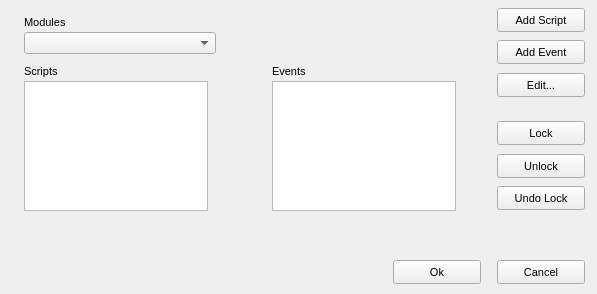
<?xml version="1.0"?>
<ui version="4.0">
  <class>ScriptWizardDialog</class>
  <widget class="QDialog" name="IDD_SCRIPTWIZ">
    <property name="geometry">
      <rect>
        <x>0</x>
        <y>0</y>
        <width>597</width>
        <height>294</height>
      </rect>
    </property>
    <property name="windowTitle">
      <string>ScriptWizard!</string>
    </property>
    <property name="font">
      <font>
        <family>Liberation Sans</family>
        <pointsize>8</pointsize>
        <bold>false</bold>
        <italic>false</italic>
      </font>
    </property>
    <property name="enabled">
      <bool>true</bool>
    </property>
    <property name="windowFlags">
      <set>Qt::Dialog|Qt::WindowCloseButtonHint</set>
    </property>
    <property name="minimumSize">
      <size>
        <width>597</width>
        <height>294</height>
      </size>
    </property>
    <property name="maximumSize">
      <size>
        <width>597</width>
        <height>294</height>
      </size>
    </property>
    <widget class="QPushButton" name="IDC_ADDSCRIPT">
      <property name="geometry">
        <rect>
          <x>497</x>
          <y>8</y>
          <width>88</width>
          <height>24</height>
        </rect>
      </property>
      <property name="text">
        <string>Add Script</string>
      </property>
      <property name="visible">
        <bool>true</bool>
      </property>
      <property name="enabled">
        <bool>true</bool>
      </property>
      <property name="default">
        <bool>false</bool>
      </property>
      <property name="autoDefault">
        <bool>false</bool>
      </property>
    </widget>
    <widget class="QLabel" name="IDC_STATIC">
      <property name="geometry">
        <rect>
          <x>24</x>
          <y>16</y>
          <width>184</width>
          <height>16</height>
        </rect>
      </property>
      <property name="text">
        <string>Modules</string>
      </property>
      <property name="visible">
        <bool>true</bool>
      </property>
      <property name="enabled">
        <bool>true</bool>
      </property>
      <property name="alignment">
        <set>Qt::AlignLeft</set>
      </property>
    </widget>
    <widget class="QComboBox" name="IDC_SCRMOD_BOX">
      <property name="maxVisibleItems">
        <number>5</number>
      </property>
      <property name="geometry">
        <rect>
          <x>24</x>
          <y>32</y>
          <width>192</width>
          <height>22</height>
        </rect>
      </property>
      <property name="visible">
        <bool>true</bool>
      </property>
      <property name="enabled">
        <bool>true</bool>
      </property>
      <property name="editable">
        <bool>false</bool>
      </property>
    </widget>
    <widget class="QPushButton" name="IDC_ADDEVENT">
      <property name="geometry">
        <rect>
          <x>497</x>
          <y>40</y>
          <width>88</width>
          <height>24</height>
        </rect>
      </property>
      <property name="text">
        <string>Add Event</string>
      </property>
      <property name="visible">
        <bool>true</bool>
      </property>
      <property name="enabled">
        <bool>true</bool>
      </property>
      <property name="default">
        <bool>false</bool>
      </property>
      <property name="autoDefault">
        <bool>false</bool>
      </property>
    </widget>
    <widget class="QLabel" name="IDC_STATIC_2">
      <property name="geometry">
        <rect>
          <x>24</x>
          <y>65</y>
          <width>184</width>
          <height>16</height>
        </rect>
      </property>
      <property name="text">
        <string>Scripts</string>
      </property>
      <property name="visible">
        <bool>true</bool>
      </property>
      <property name="enabled">
        <bool>true</bool>
      </property>
      <property name="alignment">
        <set>Qt::AlignLeft</set>
      </property>
    </widget>
    <widget class="QLabel" name="IDC_STATIC_3">
      <property name="geometry">
        <rect>
          <x>272</x>
          <y>65</y>
          <width>184</width>
          <height>16</height>
        </rect>
      </property>
      <property name="text">
        <string>Events</string>
      </property>
      <property name="visible">
        <bool>true</bool>
      </property>
      <property name="enabled">
        <bool>true</bool>
      </property>
      <property name="alignment">
        <set>Qt::AlignLeft</set>
      </property>
    </widget>
    <widget class="QPushButton" name="IDC_EDITSCRIPT">
      <property name="geometry">
        <rect>
          <x>497</x>
          <y>73</y>
          <width>88</width>
          <height>24</height>
        </rect>
      </property>
      <property name="text">
        <string>Edit...</string>
      </property>
      <property name="visible">
        <bool>true</bool>
      </property>
      <property name="enabled">
        <bool>true</bool>
      </property>
      <property name="default">
        <bool>false</bool>
      </property>
      <property name="autoDefault">
        <bool>false</bool>
      </property>
    </widget>
    <widget class="QListWidget" name="IDC_SCR_LISTBOX">
      <property name="geometry">
        <rect>
          <x>24</x>
          <y>81</y>
          <width>184</width>
          <height>130</height>
        </rect>
      </property>
      <property name="visible">
        <bool>true</bool>
      </property>
      <property name="enabled">
        <bool>true</bool>
      </property>
      <property name="selectionMode">
        <enum>QAbstractItemView::SingleSelection</enum>
      </property>
    </widget>
    <widget class="QListWidget" name="IDC_SCREVT_LISTBOX">
      <property name="geometry">
        <rect>
          <x>272</x>
          <y>81</y>
          <width>184</width>
          <height>130</height>
        </rect>
      </property>
      <property name="visible">
        <bool>true</bool>
      </property>
      <property name="enabled">
        <bool>true</bool>
      </property>
      <property name="selectionMode">
        <enum>QAbstractItemView::SingleSelection</enum>
      </property>
    </widget>
    <widget class="QPushButton" name="IDC_LOCK">
      <property name="geometry">
        <rect>
          <x>497</x>
          <y>121</y>
          <width>88</width>
          <height>24</height>
        </rect>
      </property>
      <property name="text">
        <string>Lock</string>
      </property>
      <property name="visible">
        <bool>true</bool>
      </property>
      <property name="enabled">
        <bool>true</bool>
      </property>
      <property name="default">
        <bool>false</bool>
      </property>
      <property name="autoDefault">
        <bool>false</bool>
      </property>
    </widget>
    <widget class="QPushButton" name="IDC_UNLOCK">
      <property name="geometry">
        <rect>
          <x>497</x>
          <y>154</y>
          <width>88</width>
          <height>24</height>
        </rect>
      </property>
      <property name="text">
        <string>Unlock</string>
      </property>
      <property name="visible">
        <bool>true</bool>
      </property>
      <property name="enabled">
        <bool>true</bool>
      </property>
      <property name="default">
        <bool>false</bool>
      </property>
      <property name="autoDefault">
        <bool>false</bool>
      </property>
    </widget>
    <widget class="QPushButton" name="IDC_UNDOLOCK">
      <property name="geometry">
        <rect>
          <x>497</x>
          <y>186</y>
          <width>88</width>
          <height>24</height>
        </rect>
      </property>
      <property name="text">
        <string>Undo Lock</string>
      </property>
      <property name="visible">
        <bool>true</bool>
      </property>
      <property name="enabled">
        <bool>true</bool>
      </property>
      <property name="default">
        <bool>false</bool>
      </property>
      <property name="autoDefault">
        <bool>false</bool>
      </property>
    </widget>
    <widget class="QPushButton" name="IDOK">
      <property name="geometry">
        <rect>
          <x>393</x>
          <y>260</y>
          <width>88</width>
          <height>24</height>
        </rect>
      </property>
      <property name="text">
        <string>Ok</string>
      </property>
      <property name="visible">
        <bool>true</bool>
      </property>
      <property name="enabled">
        <bool>true</bool>
      </property>
      <property name="default">
        <bool>false</bool>
      </property>
      <property name="autoDefault">
        <bool>false</bool>
      </property>
    </widget>
    <widget class="QPushButton" name="IDCANCEL">
      <property name="geometry">
        <rect>
          <x>497</x>
          <y>260</y>
          <width>88</width>
          <height>24</height>
        </rect>
      </property>
      <property name="text">
        <string>Cancel</string>
      </property>
      <property name="visible">
        <bool>true</bool>
      </property>
      <property name="enabled">
        <bool>true</bool>
      </property>
      <property name="default">
        <bool>false</bool>
      </property>
      <property name="autoDefault">
        <bool>false</bool>
      </property>
    </widget>
  </widget>
</ui>
